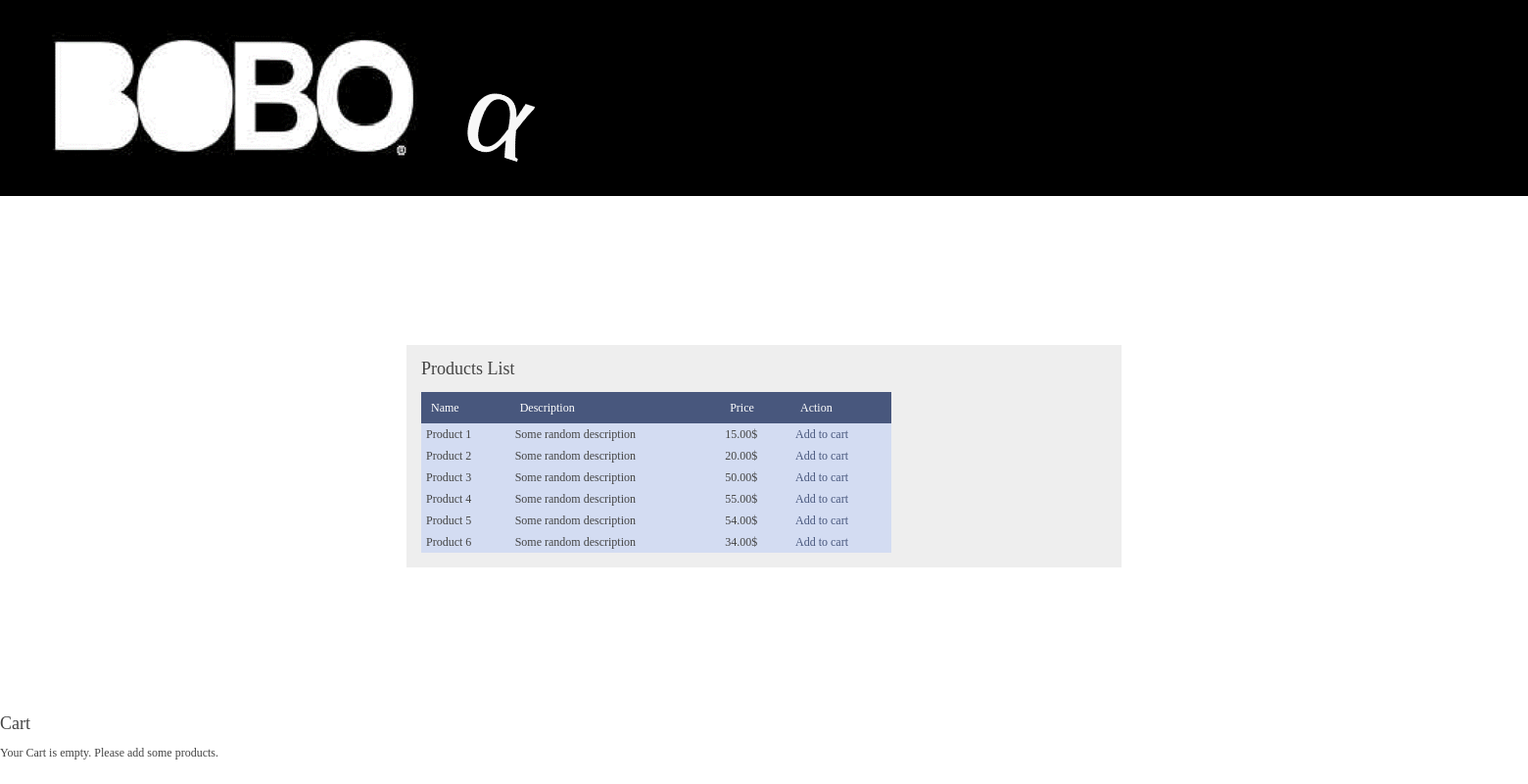
The page / on the database its author committed.
### tables this page shows
CREATE TABLE `products` (
  `id_integer` int(11) NOT NULL,
  `name` varchar(100) NOT NULL,
  `description` varchar(250) NOT NULL,
  `price` decimal(6,2) NOT NULL
);

### products.php (the view, shortened to what this page needs)
<h1>Products List</h1>
<table>
    <tr>
        <th>Name</th>
        <th>Description</th>
        <th>Price</th>
        <th>Action</th>
    </tr>
    <?php
        $sql="SELECT * FROM products ORDER BY name ASC";
        $query=mysql_query($sql);
        while ($row=mysql_fetch_array($query)) {
    ?>
        <tr>
            <td><?php echo $row['name'] ?></td>
            <td><?php echo $row['description'] ?></td>
            <td><?php echo $row['price'] ?>$</td>
            <td><a href="index.php?page=products&action=add&id=<?php echo $row['id_integer'] ?>">Add to cart</a></td>
        </tr>
    <?php
        }
    ?>
</table>

### index.php (shortened to what this page needs)
<?php
    if(isset($_GET['page'])){
        $pages=array("products", "cart");
        if(in_array($_GET['page'], $pages)) {
            $_page=$_GET['page'];
        }else{
            $_page="products";
        }
    }else{
        $_page="products";
    }
?>
<!DOCTYPE html PUBLIC "-//W3C//DTD XHTML 1.0 Strict//EN"
"http://www.w3.org/TR/xhtml1/DTD/xhtml1-strict.dtd">
<html xmlns="http://www.w3.org/1999/xhtml">
<img src="/bobo/cykaimage/niggs1.png" width="1920" height="200" title="bobo putangina logo" alt="cyka blyat"/>
<head>
    <link rel="stylesheet" href="css/reset.css" />
    <link rel="stylesheet" href="css/style.css" />
</head>
<body>
    <div id="container">
        <div id="main">
            <?php require($_page.".php"); ?>
        </div>
    </div>
</body>
</html>
<h1>Cart</h1>
<?php
    if(isset($_SESSION['cart'])){
        $sql="SELECT * FROM products WHERE id_integer IN (";
        foreach($_SESSION['cart'] as $id => $value) {
            $sql.=$id.",";
        }
        $sql=substr($sql, 0, -1).") ORDER BY name ASC";
        $query=mysql_query($sql);
        while($row=mysql_fetch_array($query)){
        ?>
            <p><?php echo $row['name'] ?> x <?php echo $_SESSION['cart'][$row['id_integer']]['quantity'] ?></p>
        <?php
        }
    ?>
        <hr />
        <a href="index.php?page=cart">Go to cart</a>
    <?php
    }else{
        echo "<p>Your Cart is empty. Please add some products.</p>";
    }
?>

### css/style.css (style rules this page uses)
body { font-family: Verdana; font-size: 12px; color: #444; }
a { color: #48577D; text-decoration: none; }
h1, h2 { margin-bottom: 15px }
h1 { font-size: 18px; }
#container { width: 700px; margin: 150px auto; background-color: #eee; padding:15px; overflow: hidden; }
#main { width: 490px; float: left; }
#main table { width: 480px; }
#main table th { padding: 10px; background-color: #48577D; color: #fff; text-align: left; }
#main table td { padding: 5px; }
#main table tr { background-color: #d3dcf2; }

### rows shown on the page
products: name "Product 1", description "Some random description", price "15.00"
products: name "Product 2", description "Some random description", price "20.00"
products: name "Product 3", description "Some random description", price "50.00"
products: name "Product 4", description "Some random description", price "55.00"
products: name "Product 5", description "Some random description", price "54.00"
products: name "Product 6", description "Some random description", price "34.00"
